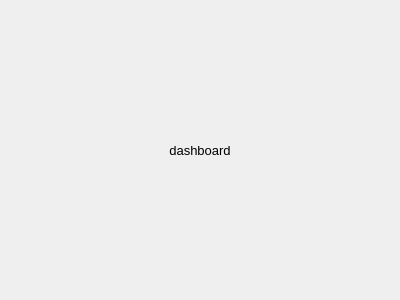
<?xml version="1.0" encoding="UTF-8"?>
<ui version="4.0">
 <class>Form</class>
 <widget class="QWidget" name="Form">
  <property name="geometry">
   <rect>
    <x>0</x>
    <y>0</y>
    <width>400</width>
    <height>300</height>
   </rect>
  </property>
  <property name="windowTitle">
   <string>Form</string>
  </property>
  <layout class="QGridLayout" name="gridLayout">
   <item row="0" column="0">
    <widget class="QLabel" name="label">
     <property name="font">
      <font>
       <pointsize>10</pointsize>
      </font>
     </property>
     <property name="text">
      <string>dashboard</string>
     </property>
     <property name="alignment">
      <set>Qt::AlignCenter</set>
     </property>
    </widget>
   </item>
  </layout>
 </widget>
 <resources/>
 <connections/>
</ui>
